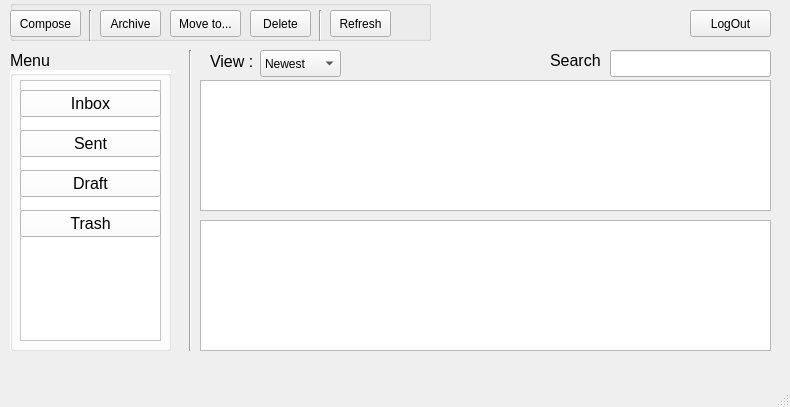
<?xml version="1.0" encoding="UTF-8"?>
<ui version="4.0">
 <class>send_window</class>
 <widget class="QMainWindow" name="send_window">
  <property name="geometry">
   <rect>
    <x>0</x>
    <y>0</y>
    <width>790</width>
    <height>407</height>
   </rect>
  </property>
  <property name="windowTitle">
   <string>Sent</string>
  </property>
  <widget class="QWidget" name="centralwidget">
   <widget class="QLineEdit" name="lineEdit">
    <property name="geometry">
     <rect>
      <x>610</x>
      <y>50</y>
      <width>161</width>
      <height>27</height>
     </rect>
    </property>
   </widget>
   <widget class="QComboBox" name="comboBox">
    <property name="geometry">
     <rect>
      <x>260</x>
      <y>50</y>
      <width>81</width>
      <height>27</height>
     </rect>
    </property>
    <item>
     <property name="text">
      <string>Newest</string>
     </property>
    </item>
    <item>
     <property name="text">
      <string>Oldest</string>
     </property>
    </item>
    <item>
     <property name="text">
      <string>Unread</string>
     </property>
    </item>
   </widget>
   <widget class="QLabel" name="search_label">
    <property name="geometry">
     <rect>
      <x>550</x>
      <y>40</y>
      <width>56</width>
      <height>41</height>
     </rect>
    </property>
    <property name="font">
     <font>
      <pointsize>12</pointsize>
     </font>
    </property>
    <property name="text">
     <string>Search :</string>
    </property>
   </widget>
   <widget class="QGroupBox" name="groupBox">
    <property name="geometry">
     <rect>
      <x>10</x>
      <y>0</y>
      <width>421</width>
      <height>41</height>
     </rect>
    </property>
    <property name="title">
     <string/>
    </property>
    <widget class="QPushButton" name="compose_pushButton">
     <property name="geometry">
      <rect>
       <x>0</x>
       <y>10</y>
       <width>71</width>
       <height>27</height>
      </rect>
     </property>
     <property name="text">
      <string>Compose</string>
     </property>
    </widget>
    <widget class="QPushButton" name="refresh_pushButton">
     <property name="geometry">
      <rect>
       <x>320</x>
       <y>10</y>
       <width>61</width>
       <height>27</height>
      </rect>
     </property>
     <property name="styleSheet">
      <string notr="true"/>
     </property>
     <property name="text">
      <string>Refresh</string>
     </property>
    </widget>
    <widget class="QPushButton" name="archive_pushButton">
     <property name="geometry">
      <rect>
       <x>90</x>
       <y>10</y>
       <width>61</width>
       <height>27</height>
      </rect>
     </property>
     <property name="text">
      <string>Archive</string>
     </property>
    </widget>
    <widget class="QPushButton" name="move_pushButton">
     <property name="geometry">
      <rect>
       <x>160</x>
       <y>10</y>
       <width>71</width>
       <height>27</height>
      </rect>
     </property>
     <property name="text">
      <string>Move to...</string>
     </property>
    </widget>
    <widget class="QPushButton" name="delete_pushButton">
     <property name="geometry">
      <rect>
       <x>240</x>
       <y>10</y>
       <width>61</width>
       <height>27</height>
      </rect>
     </property>
     <property name="text">
      <string>Delete</string>
     </property>
    </widget>
    <widget class="Line" name="line_2">
     <property name="geometry">
      <rect>
       <x>300</x>
       <y>10</y>
       <width>20</width>
       <height>31</height>
      </rect>
     </property>
     <property name="orientation">
      <enum>Qt::Vertical</enum>
     </property>
    </widget>
    <widget class="Line" name="line_3">
     <property name="geometry">
      <rect>
       <x>70</x>
       <y>10</y>
       <width>20</width>
       <height>31</height>
      </rect>
     </property>
     <property name="orientation">
      <enum>Qt::Vertical</enum>
     </property>
    </widget>
   </widget>
   <widget class="QTextBrowser" name="textBrowser_2">
    <property name="geometry">
     <rect>
      <x>200</x>
      <y>220</y>
      <width>571</width>
      <height>131</height>
     </rect>
    </property>
   </widget>
   <widget class="QTextBrowser" name="textBrowser">
    <property name="geometry">
     <rect>
      <x>200</x>
      <y>80</y>
      <width>571</width>
      <height>131</height>
     </rect>
    </property>
   </widget>
   <widget class="QLabel" name="view_label">
    <property name="geometry">
     <rect>
      <x>210</x>
      <y>46</y>
      <width>56</width>
      <height>31</height>
     </rect>
    </property>
    <property name="font">
     <font>
      <pointsize>12</pointsize>
     </font>
    </property>
    <property name="text">
     <string>View :</string>
    </property>
   </widget>
   <widget class="QGroupBox" name="groupBox_2">
    <property name="geometry">
     <rect>
      <x>10</x>
      <y>70</y>
      <width>161</width>
      <height>281</height>
     </rect>
    </property>
    <property name="autoFillBackground">
     <bool>false</bool>
    </property>
    <property name="styleSheet">
     <string notr="true">
background-color: rgb(255, 255, 255);</string>
    </property>
    <property name="title">
     <string/>
    </property>
    <widget class="QTreeView" name="menu">
     <property name="geometry">
      <rect>
       <x>10</x>
       <y>10</y>
       <width>141</width>
       <height>261</height>
      </rect>
     </property>
    </widget>
    <widget class="QPushButton" name="inbox_pushButton">
     <property name="geometry">
      <rect>
       <x>10</x>
       <y>20</y>
       <width>141</width>
       <height>27</height>
      </rect>
     </property>
     <property name="font">
      <font>
       <pointsize>12</pointsize>
      </font>
     </property>
     <property name="cursor">
      <cursorShape>PointingHandCursor</cursorShape>
     </property>
     <property name="styleSheet">
      <string notr="true"/>
     </property>
     <property name="text">
      <string>Inbox</string>
     </property>
    </widget>
    <widget class="QPushButton" name="sent_pushButton">
     <property name="geometry">
      <rect>
       <x>10</x>
       <y>60</y>
       <width>141</width>
       <height>27</height>
      </rect>
     </property>
     <property name="font">
      <font>
       <pointsize>12</pointsize>
      </font>
     </property>
     <property name="cursor">
      <cursorShape>PointingHandCursor</cursorShape>
     </property>
     <property name="text">
      <string>Sent</string>
     </property>
    </widget>
    <widget class="QPushButton" name="draft_pushButton">
     <property name="geometry">
      <rect>
       <x>10</x>
       <y>100</y>
       <width>141</width>
       <height>27</height>
      </rect>
     </property>
     <property name="font">
      <font>
       <pointsize>12</pointsize>
      </font>
     </property>
     <property name="cursor">
      <cursorShape>PointingHandCursor</cursorShape>
     </property>
     <property name="text">
      <string>Draft</string>
     </property>
    </widget>
    <widget class="QPushButton" name="trash_pushButton">
     <property name="geometry">
      <rect>
       <x>10</x>
       <y>140</y>
       <width>141</width>
       <height>27</height>
      </rect>
     </property>
     <property name="font">
      <font>
       <pointsize>12</pointsize>
      </font>
     </property>
     <property name="cursor">
      <cursorShape>PointingHandCursor</cursorShape>
     </property>
     <property name="text">
      <string>Trash</string>
     </property>
    </widget>
    <zorder>menu</zorder>
    <zorder>inbox_pushButton</zorder>
    <zorder>sent_pushButton</zorder>
    <zorder>trash_pushButton</zorder>
    <zorder>draft_pushButton</zorder>
   </widget>
   <widget class="Line" name="line">
    <property name="geometry">
     <rect>
      <x>180</x>
      <y>50</y>
      <width>20</width>
      <height>301</height>
     </rect>
    </property>
    <property name="orientation">
     <enum>Qt::Vertical</enum>
    </property>
   </widget>
   <widget class="QLabel" name="menu_label">
    <property name="geometry">
     <rect>
      <x>10</x>
      <y>40</y>
      <width>56</width>
      <height>41</height>
     </rect>
    </property>
    <property name="font">
     <font>
      <pointsize>12</pointsize>
      <weight>50</weight>
      <bold>false</bold>
     </font>
    </property>
    <property name="text">
     <string>Menu</string>
    </property>
   </widget>
   <widget class="QPushButton" name="logout_pushButton5">
    <property name="geometry">
     <rect>
      <x>690</x>
      <y>10</y>
      <width>81</width>
      <height>27</height>
     </rect>
    </property>
    <property name="text">
     <string>LogOut</string>
    </property>
   </widget>
  </widget>
  <widget class="QMenuBar" name="menubar">
   <property name="geometry">
    <rect>
     <x>0</x>
     <y>0</y>
     <width>790</width>
     <height>25</height>
    </rect>
   </property>
  </widget>
  <widget class="QStatusBar" name="statusbar"/>
  <action name="actionAbout_Us">
   <property name="text">
    <string>About Us</string>
   </property>
  </action>
 </widget>
 <resources/>
 <connections/>
</ui>
